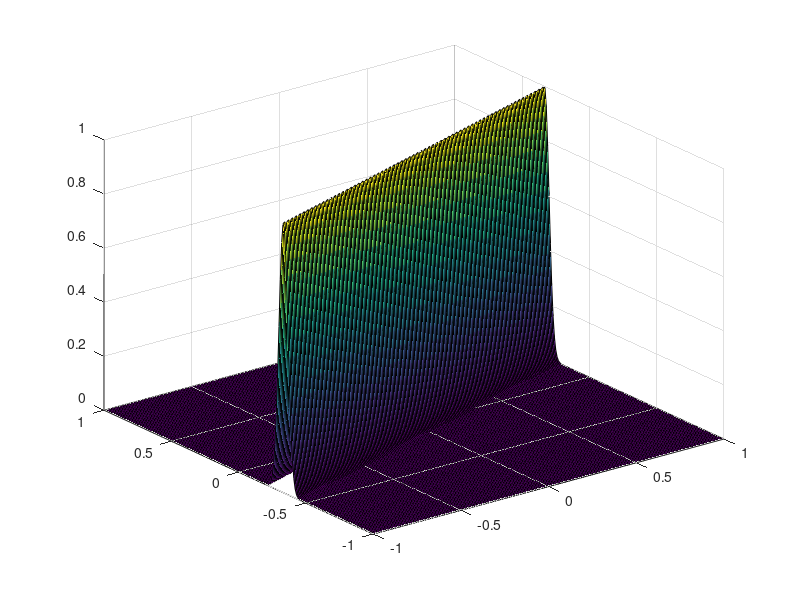
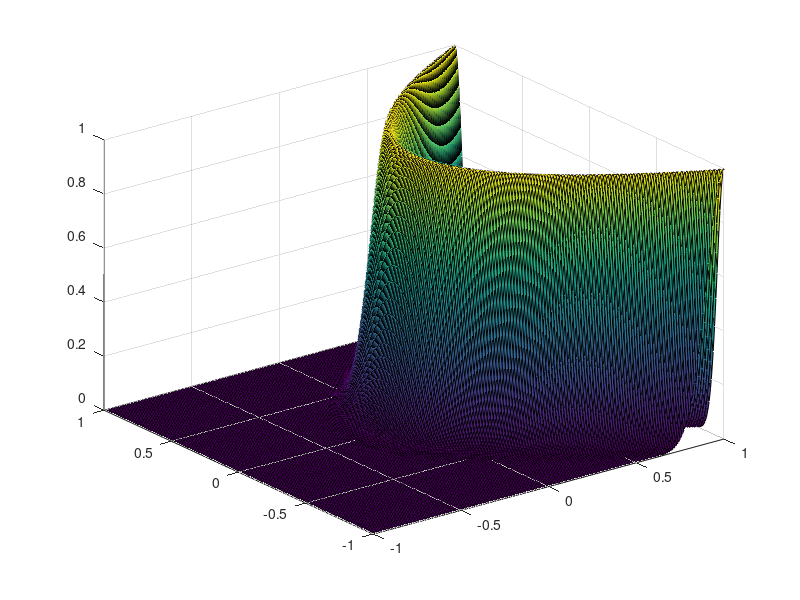

These figures' MATLAB source, in order: (Note: this script raises an error after producing the figures.)
%% Composición Difusa
%% Jeison Ivan Roa Mora
clear;

%R
u=[-1:0.01:1.0]';

v=[-1:0.01:1.0];

mu=repmat(u,1,length(v));

mv=repmat(v,length(u),1);


figure;

vr=0.01;

r= exp(-0.5*((3*mu-mv).^2)/vr);

surf(u,v,r);


%S
v=[-1:0.01:1.0]';

z=[-1:0.01:1.0];

mv=repmat(v,1,length(z));

mz=repmat(z,length(v),1);

figure;

vr=0.01;

s= exp(-0.5*((mz - mv.^2).^2)/vr);

surf(v,z,s);


%Composici?n

crs=compx(r,s);

figure

surf(u,z,crs);
